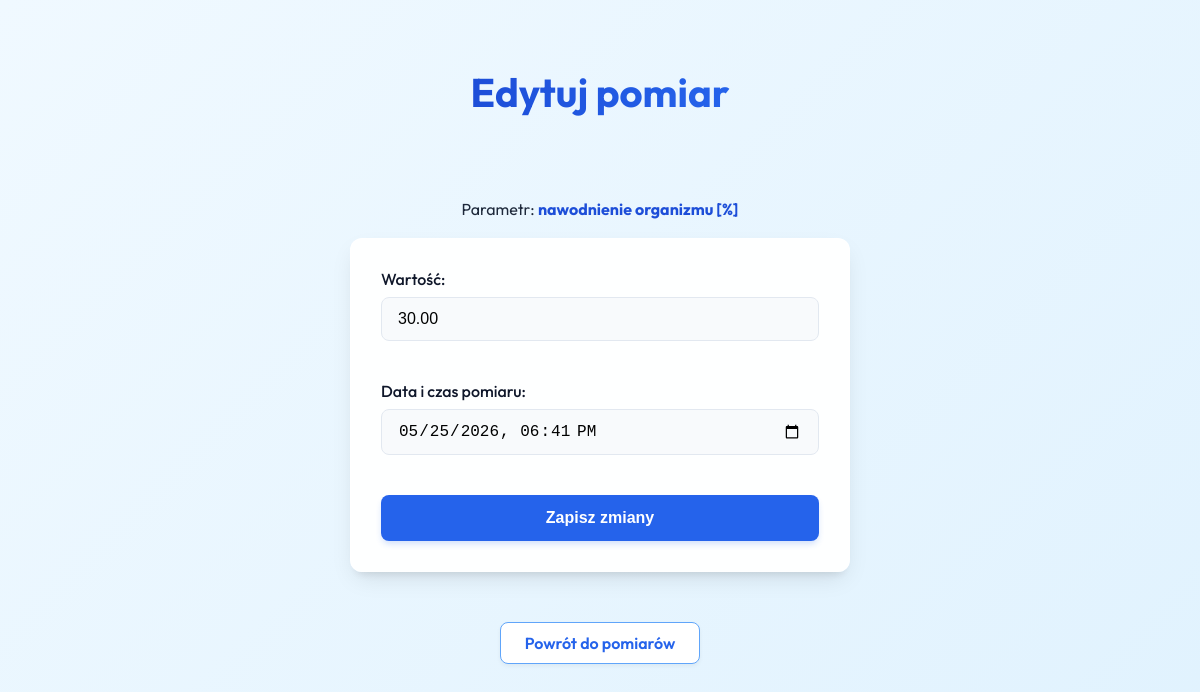
Screenshot of /edytuj_pomiar.php?id=9 (signed in) with the database file from the repository.
### tables this page shows
CREATE TABLE `pomiary` (
  `id` int(11) NOT NULL,
  `user_id` int(11) NOT NULL,
  `parametr_id` int(11) NOT NULL,
  `wartosc` decimal(10,2) NOT NULL,
  `data_pomiaru` datetime NOT NULL
);

CREATE TABLE `parametry` (
  `id` int(11) NOT NULL,
  `nazwa` varchar(100) NOT NULL,
  `jednostka_id` int(11) NOT NULL,
  `user_id` int(10) UNSIGNED DEFAULT NULL,
  `norma_min` decimal(10,2) DEFAULT NULL,
  `norma_max` decimal(10,2) DEFAULT NULL
);

CREATE TABLE `jednostki` (
  `id` int(11) NOT NULL,
  `nazwa` varchar(100) NOT NULL,
  `symbol` varchar(20) NOT NULL
);

### edytuj_pomiar.php (the view, shortened to what this page needs)
<?php
$conn = mysqli_connect(
    $dbservername,
    $dbusername,
    $dbpassword,
    $dbname
);
$user_id = $_SESSION["current_user"];
$id = isset($_GET["id"]) ? $_GET["id"] : $_POST["id"];
$id = mysqli_real_escape_string($conn, $id);
$sql = "
SELECT
    pomiary.id,
    pomiary.wartosc,
    pomiary.data_pomiaru,
    parametry.nazwa,
    jednostki.symbol
FROM pomiary
JOIN parametry
ON pomiary.parametr_id = parametry.id
JOIN jednostki
ON parametry.jednostka_id = jednostki.id
WHERE pomiary.id='$id'
AND pomiary.user_id='$user_id'
";
$result = mysqli_query($conn, $sql);
$pomiar = mysqli_fetch_assoc($result);
$data_do_inputa = date("Y-m-d\TH:i", strtotime($pomiar["data_pomiaru"]));
?>
<!DOCTYPE html>
<html>
<head>
    <link rel="stylesheet" href="styl.css">
</head>
<body>
<h1>Edytuj pomiar</h1>
<p>
    Parametr:
    <b>
        <?php echo $pomiar["nazwa"] . " [" . $pomiar["symbol"] . "]"; ?>
    </b>
</p>
<form method="POST">
    <label>Wartość:</label>
    <input
        type="number"
        step="0.01"
        name="wartosc"
        required
        value="<?php echo $pomiar["wartosc"]; ?>"
    >
    <br><br>
    <label>Data i czas pomiaru:</label>
    <input
        type="datetime-local"
        name="data_pomiaru"
        required
        value="<?php echo $data_do_inputa; ?>"
    >
    <br><br>
    <input type="submit" value="Zapisz zmiany">
</form>
<br><br>
<a href="pomiary.php">Powrót do pomiarów</a>
</body>
</html>

### styl.css (style rules this page uses)
:root { --primary: #2563eb; --primary-dark: #1d4ed8; --primary-light: #60a5fa; --secondary: #0f172a; --bg-gradient: linear-gradient(135deg, #f0f9ff 0%, #e0f2fe 100%); --card-bg: rgba(255, 255, 255, 0.95); --text-main: #1e293b; --text-muted: #64748b; --shadow: 0 10px 25px -5px rgba(0, 0, 0, 0.1), 0 8px 10px -6px rgba(0, 0, 0, 0.1); --shadow-hover: 0 20px 25px -5px rgba(37, 99, 235, 0.25); --radius: 12px; }
* { box-sizing: border-box; transition: all 0.2s ease-in-out; }
body { font-family: 'Outfit', sans-serif; background: var(--bg-gradient); background-attachment: fixed; min-height: 100vh; margin: 0; padding: 40px; color: var(--text-main); display: flex; flex-direction: column; align-items: center; }
h1 { font-size: 2.5rem; font-weight: 700; color: var(--secondary); margin-bottom: 2rem; text-align: center; background: linear-gradient(to right, var(--primary-dark), var(--primary)); -webkit-background-clip: text; -webkit-text-fill-color: transparent; }
form { background: var(--card-bg); padding: 30px; border-radius: var(--radius); box-shadow: var(--shadow); width: 100%; max-width: 500px; backdrop-filter: blur(10px); border: 1px solid rgba(255, 255, 255, 0.5); }
form label { display: block; font-weight: 500; margin-bottom: 8px; color: var(--secondary); }
input[type="text"], input[type="number"], input[type="password"], input[type="datetime-local"], input[type="email"], select { width: 100%; padding: 12px 16px; border: 1px solid #e2e8f0; border-radius: 8px; font-size: 1rem; margin-bottom: 20px; background-color: #f8fafc; }
input[type="submit"] { background: var(--primary); color: white; padding: 14px 28px; border: none; border-radius: 8px; font-weight: 600; font-size: 1rem; cursor: pointer; width: 100%; box-shadow: 0 4px 6px -1px rgba(37, 99, 235, 0.2); }
body>a, .btn { display: inline-block; padding: 10px 24px; background: white; color: var(--primary); text-decoration: none; border-radius: 8px; font-weight: 600; margin: 10px 5px; border: 1px solid var(--primary-light); box-shadow: 0 2px 4px rgba(0, 0, 0, 0.05); }
p { line-height: 1.6; max-width: 800px; text-align: center; }
b { color: var(--primary-dark); }

### rows the page displays
pomiary: parametr.nazwa "nawodnienie organizmu", jednostki.symbol "%", wartosc "30.00", data_pomiaru "05/25/2026 18:41"
